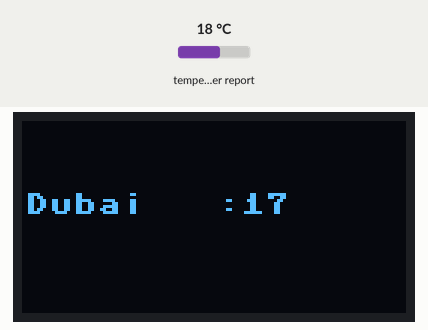
Recording of a program running on a simulated MicroPython board. Parts: 128×64 one-colour display. The test bench sets the inputs (shaded band); at power-on: temperature in the web weather report 18 °C. Requests to the public web service named in the program get a made-up reply in its usual format after 0.4 s (London, UTC, broken clouds, 64 % humidity, 1013 hPa unless stated); library files of the repository ran but are not shown: ssd1306.py.

Above: at 1.2 s.
1.3 s: temperature in the web weather report set to -14 °C
At 7.0 s:
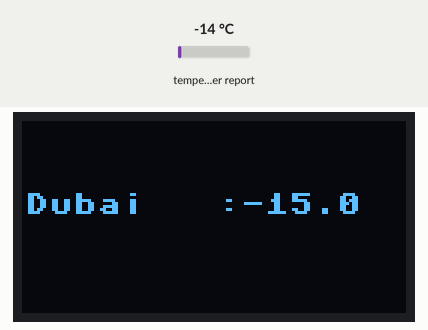
7.3 s: temperature in the web weather report set to -1 °C
At 12.3 s:
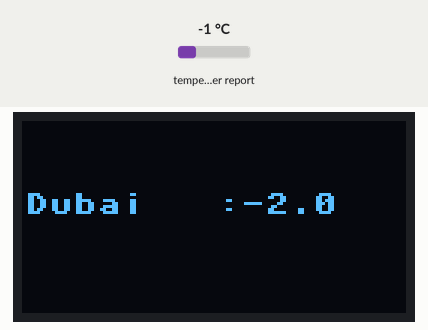
12.8 s: temperature in the web weather report set to 14 °C
At 17.3 s:
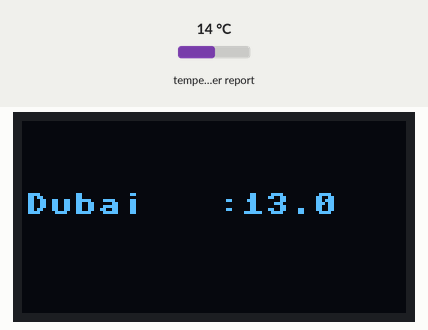
Timing chart, 0 to 18.8 s (numbered marks = the images above; inputs shaded):
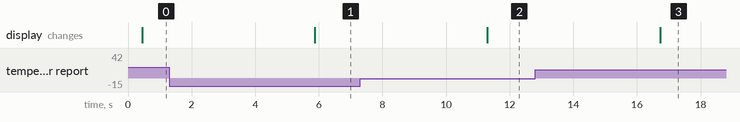

Measured:
- after the input at 1.3 s, the display: changes after 4.6 s (image 1)
- after the input at 7.3 s, the display: changes after 4.0 s (image 2)
- after the input at 12.8 s, the display: changes after 3.9 s (image 3)

The program:

main.py
```python
import utime
import ujson
import machine
import ssd1306
import urequests as requests

## Initialize the ssd1306 OLED
i2c = machine.SoftI2C(scl=machine.Pin(22), sda=machine.Pin(21))
oled = ssd1306.SSD1306_I2C(128, 64, i2c, 0x3c)

while True:
    ## Dubai
    response_json = requests.get('https://api.openweathermap.org/data/2.5/onecall?lat=25.204849&lon=55.270782&units=metric&exclude=minutely,hourly,daily,alerts&appid=YOUR-API-KEY').json()
    dxb_current_temp_celsius = response_json['current']['feels_like']

    ## Display in OLED
    oled.fill(0)
    oled.text('Dubai   :' + str(dxb_current_temp_celsius), 1, 24, 1)
    oled.show()
    utime.sleep(5)
```
